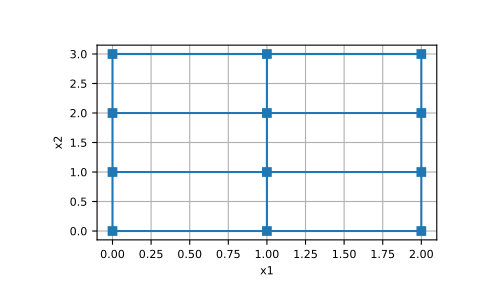

Reproduce this figure in Python.
import discretize
import numpy as np
import matplotlib.pyplot as plt
mesh = discretize.TensorMesh([np.ones(n) for n in [2,3]])
mesh.plot_grid(nodes=True, show_it=True)
print(mesh.n_nodes)
